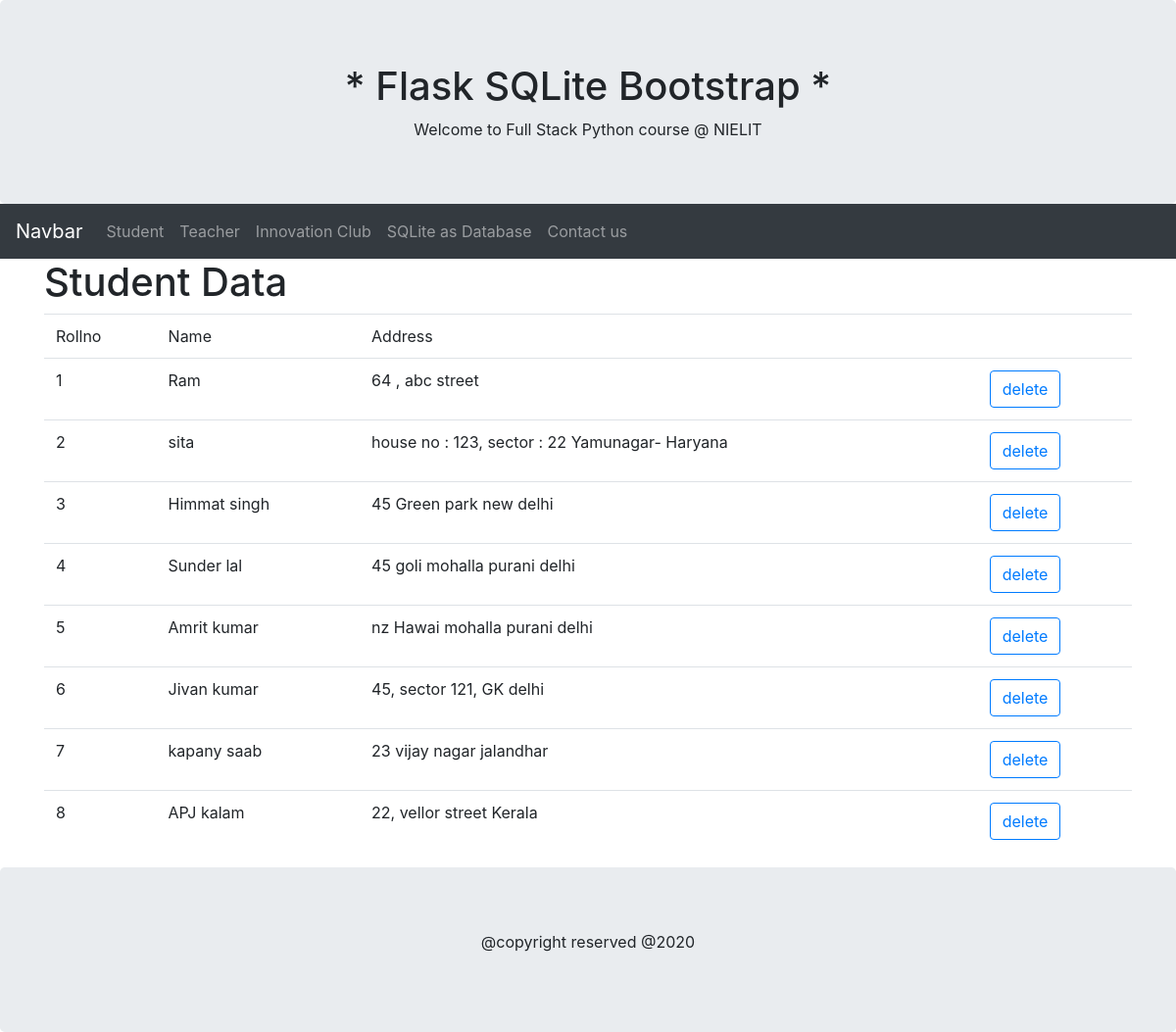
Page /student on the committed database.
### tables this page shows
CREATE TABLE "studtable" (
	"rollno"	INTEGER NOT NULL,
	"name"	TEXT NOT NULL,
	"address"	TEXT,
	PRIMARY KEY("rollno")
);

### app.py (the view)
@app.route('/student')
def studentl():
	con = sql.connect("studentsDB.db")
	con.row_factory = sql.Row
	cur = con.cursor()
	cur.execute("select * from studtable")
	rows = cur.fetchall();
	return render_template("student.html" , record = rows)

### templates/student.html
{% extends 'base.html' %}
{% block content %}
<h1>Student Data</h1>
<table class="table">
	<thead>
	<tr> <td>Rollno
		<td>Name <td>Address
		<td>
	</tr>	</thead>
	{% for row in record %}
		<tr> <td>{{row.rollno}}
			 <td>{{row.name}}
			 <td>{{row.address}}
			 <td><button type="button" class="btn btn-outline-primary">
				<a href="\delete\{{row.rollno}}"> delete </a>
				</button>
		</tr>
	{% endfor %}
</table>
{% endblock content %}

### templates/base.html (shortened to what this page needs)
<html>
<head>
  <link rel="stylesheet" href="https://maxcdn.bootstrapcdn.com/bootstrap/4.5.2/css/bootstrap.min.css">
</head>
<body>
<div class="jumbotron text-center" style="margin-bottom:0">
	<h1> * Flask SQLite Bootstrap * </h1>
	Welcome to Full Stack Python course @ NIELIT
</div>
<nav class="navbar navbar-expand-sm bg-dark navbar-dark">
  <a class="navbar-brand" href="#">Navbar</a>
  <div class="collapse navbar-collapse" id="collapsibleNavbar">
    <ul class="navbar-nav">
      <li class="nav-item">
        <a class="nav-link" href="/student">Student</a>
      </li>
      <li class="nav-item">
        <a class="nav-link" href="/teacher">Teacher</a>
      </li>
	  <li class="nav-item">
        <a class="nav-link" href="#">Innovation Club</a>
      </li>
	  <li class="nav-item">
        <a class="nav-link" href="/#">SQLite as Database</a>
      </li>
      <li class="nav-item">
        <a class="nav-link" href="/contact">Contact us</a>
      </li>
    </ul>
  </div>
</nav>
<div class="container">
  {% block content %}
  {% endblock %}
</div>
<div class="jumbotron text-center" style="margin-bottom:0">
  <p>@copyright reserved @2020</p>
</div>
</body>
</html>

### rows in the picture
studtable: rollno "1", name "Ram", address "64 , abc street"
studtable: rollno "2", name "sita", address "house no : 123, sector : 22 Yamunagar- Haryana"
studtable: rollno "3", name "Himmat singh", address "45 Green park new delhi"
studtable: rollno "4", name "Sunder lal", address "45 goli mohalla purani delhi"
studtable: rollno "5", name "Amrit kumar", address "nz Hawai mohalla purani delhi"
studtable: rollno "6", name "Jivan kumar", address "45, sector 121, GK delhi"
studtable: rollno "7", name "kapany saab", address "23 vijay nagar jalandhar"
studtable: rollno "8", name "APJ kalam", address "22, vellor street Kerala"
